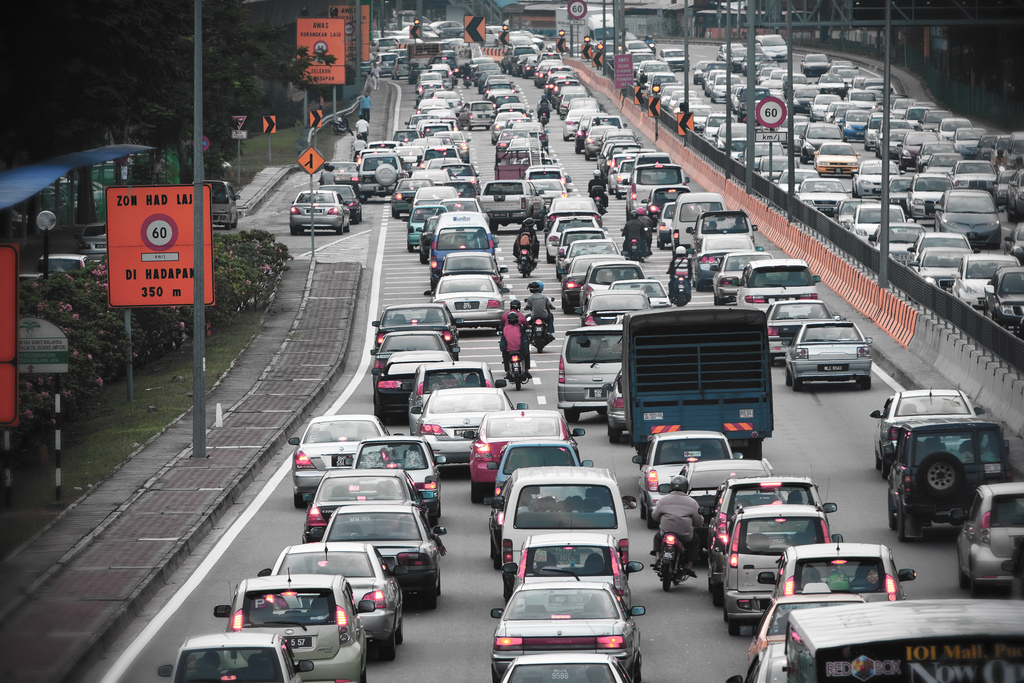
#> input picture avance_correccion_gamma/Trafico.jpg, 1024 x 683 px
$ python -i modelo.py   (imports and definitions only)
#> lines starting #> are read from the running program, lines starting #| are printed output that depends on the picture; after the words box and inside, x2 and y2 are one past the last pixel; in counts of white or black regions, pixels touching at a corner belong together
import cv2
import numpy as np
import matplotlib.pyplot as plt
from PIL import Image, ImageTk
from scipy.signal import find_peaks


class Modelo:
    WINDOW_NAME = "image"  # Define window name as a constant

    def __init__(self):
        # Inicializar la imagen original y la imagen de salida
        self.img_tk1 = None
        self.imagen = None
        self.imagen_original = None
        self.imagen_grises = None
        self.imagen_grises_c = None
        self.imagen_umbral_manual = None
        self.imagen_umbral_automatico = None
        self.imagen_umbral_manual_c = None
        self.imagen_umbral_automatico_c = None
        self.imagen_ruido = None
        self.imagen_correccion = None
        self.imagen_filtrada = None
        self.imagen_filtrada_sal_pimienta = None
        self.imagen_laplaciana = None
        self.imagen_recortada = None
        self.imagen_segmentada_um = None
        self.imagen_segmentada_lum = None
        self.imagen_segmentada_ua = None
        self.imagen_segmentada_lua = None
        self.imagen_segmentada_multi_umbral = None
        self.imagen_not = None
        self.imagen_and = None
        self.imagen_or = None
        self.imagen_xor = None
        self.imagen_conectividad_4 = None
        self.imagen_conectividad_8 = None
        self.imagen_etiquetado_conectividad_4 = None
        self.imagen_etiquetado_conectividad_8 = None
        self.max_size = 750
        self.tamaño_original = None
        self.matriz_convolucion = None

    # [52 lines left out: functions cargar_imagen, obtener_lista_imagenes, not called in this run]

    def redimensionar_imagen(self, imagen, max_size=None):
        if imagen is None:
            return None

        if max_size is None:
            max_size = self.max_size

        # Detectar si la imagen es RGB (3 canales) o escala de grises (2D)
        if len(imagen.shape) == 3:
            altura, ancho = imagen.shape[:2]
        else:
            altura, ancho = imagen.shape

        scale_factor = max_size / max(altura, ancho)
        new_width = int(ancho * scale_factor)
        new_height = int(altura * scale_factor)
        return cv2.resize(imagen, (new_width, new_height))

    # [414 lines left out: functions convertir_RGB_a_grises, convertir_RGB_a_grises_c, convertir_RGB_a_binario, convertir_RGB_a_binario_a, aplicar_ruido_gaussiano, aplicar_correccion_contraste and 10 more, not called in this run]

    def aplicar_segmentacion_lua(self, imagen):
        if imagen is None:
            raise ValueError("No se ha proporcionado una imagen.")

        # Convertir a escala de grises si es RGB o binaria de 3 canales
        if len(imagen.shape) == 3:
            imagen_proc = cv2.cvtColor(imagen, cv2.COLOR_RGB2GRAY)
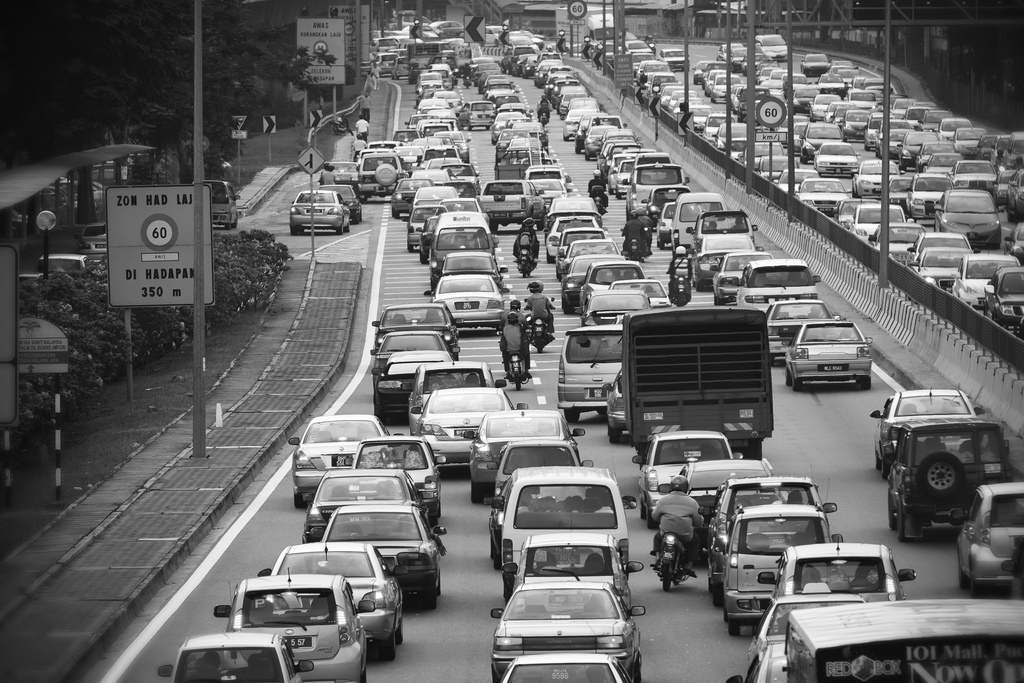
#> imagen_proc: shape (683, 1024); min 1, max 255, mean 104.6
        else:
            imagen_proc = imagen.copy()

        # Normalizar la imagen Laplaciana para trabajar con valores en [0, 255]
        laplacian_normalized = cv2.normalize(
            imagen_proc, None, 0, 255, cv2.NORM_MINMAX
        ).astype(np.uint8)

        # Calcular el histograma de la imagen normalizada
        hist = cv2.calcHist(
            [laplacian_normalized], [0], None, [256], [0, 256]
        ).flatten()
#> hist = 256 values, max 5878 at index 23, min 0 at index 1, mean 2732

        # Suavizar el histograma con un filtro de promedio móvil para reducir ruido
        window_size = 5
        smoothed_hist = np.convolve(
            hist, np.ones(window_size) / window_size, mode="valid"
        )
#> smoothed_hist = 252 values, max 5551.4 at index 22, min 0.2 at index 1, mean 2771.2
        pad_size = (window_size - 1) // 2
        smoothed_hist = np.pad(smoothed_hist, (pad_size, pad_size), mode="edge")
#> smoothed_hist = 256 values, max 5551.4 at index 24, min 0.2 at index 3, mean 2732.1

        # Encontrar picos en el histograma suavizado
        peaks, _ = find_peaks(smoothed_hist, distance=20)
#> peaks = [24, 44, 66, 106, 131, 157, 189, 233]

        # Verificar que se encontraron al menos dos picos
        if len(peaks) < 2:
            raise ValueError(
                "No se encontraron suficientes picos en el histograma para determinar el umbral."
            )

        # Seleccionar los dos picos más prominentes
        peak_heights = smoothed_hist[peaks]
#> peak_heights = [5551.4, 5180.6, 3873, 3611, 3600.8, 3186, 1492.8, 1573.2]
        top_peaks = peaks[np.argsort(peak_heights)[-2:]]
#> top_peaks = [44, 24]
        top_peaks = sorted(top_peaks)
#> top_peaks = [24, 44]

        # Encontrar el mínimo (valle) entre los dos picos
        valley_region = smoothed_hist[top_peaks[0] : top_peaks[1]]
#> valley_region = 20 values, max 5551.4 at index 0, min 4225 at index 8, mean 4793.4
        valley_idx = np.argmin(valley_region) + top_peaks[0]
#> valley_idx = 32
        threshold = int(valley_idx)
#> threshold = 32

        # Aplicar umbralización para segmentar la imagen
        _, self.imagen_segmentada_lua = cv2.threshold(
            laplacian_normalized, threshold, 255, cv2.THRESH_BINARY
        )
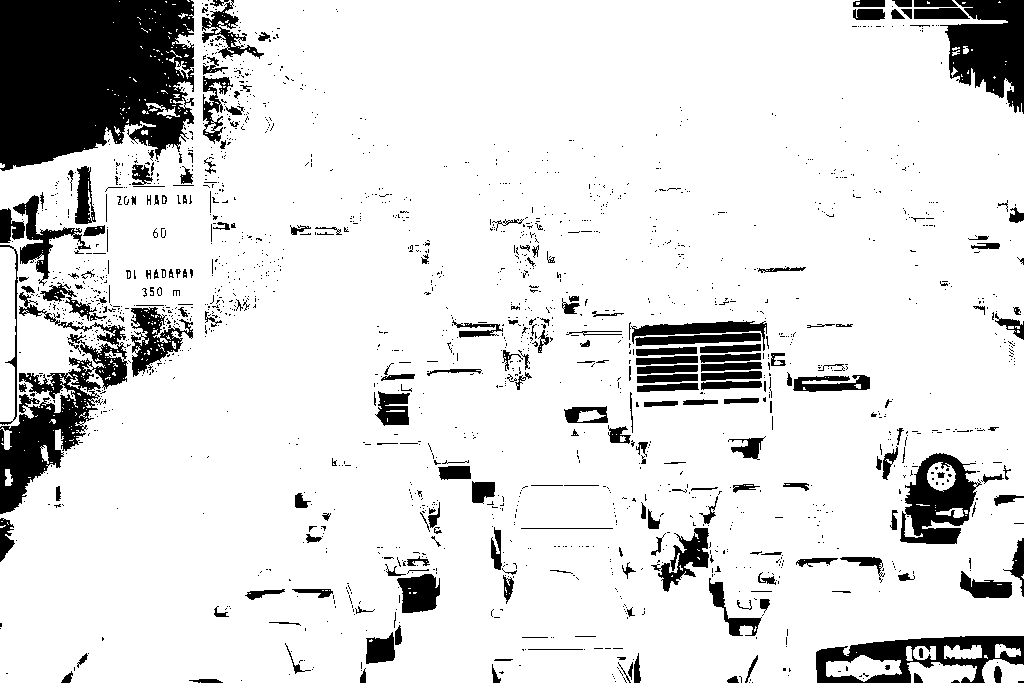
#> self.imagen_segmentada_lua: shape (683, 1024); 86.8% white; 1779 black regions (1537 under 20 px), largest, box (x1, y1, x2, y2) and area: (0, 0, 194, 171) 27746, (0, 292, 128, 514) 8348, (940, 0, 1024, 114) 5996

        self.imagen_segmentada_lua = self.redimensionar_imagen(
            self.imagen_segmentada_lua
        )
#> in redimensionar_imagen, `return cv2.resize(imagen, (new_width, new_height))`:
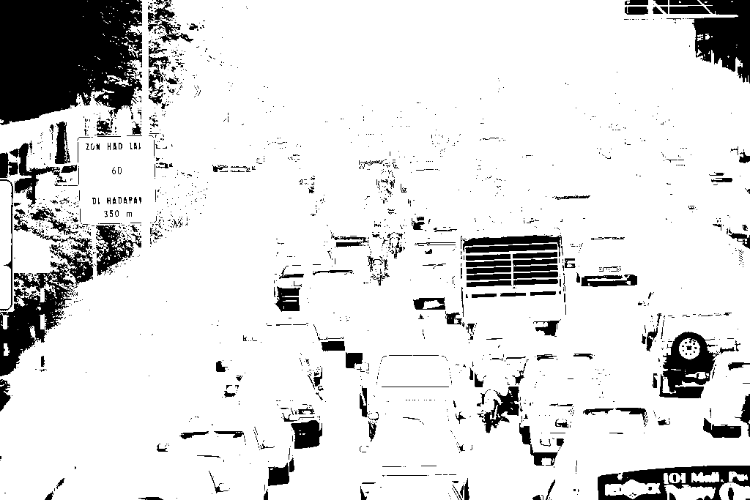
#> returned value: shape (500, 750); min 0, max 255, mean 221.4

        # Convertir la imagen segmentada a un formato compatible con Tkinter
        img_pil = Image.fromarray(self.imagen_segmentada_lua)
        self.img_tk1 = ImageTk.PhotoImage(img_pil)

        return self.img_tk1

    # [335 lines left out: functions aplicar_segmentacion_lum, aplicar_segmentacion_ua, aplicar_segmentacion_um, aplicar_segmentacion_multi_umbral, aplicar_conectividad_4, aplicar_conectividad_8 and 3 more, not called in this run]

>>> import cv2
>>> picture = cv2.cvtColor(cv2.imread('../avance_correccion_gamma/Trafico.jpg'), cv2.COLOR_BGR2RGB)
>>> result = Modelo().aplicar_segmentacion_lua(picture)
